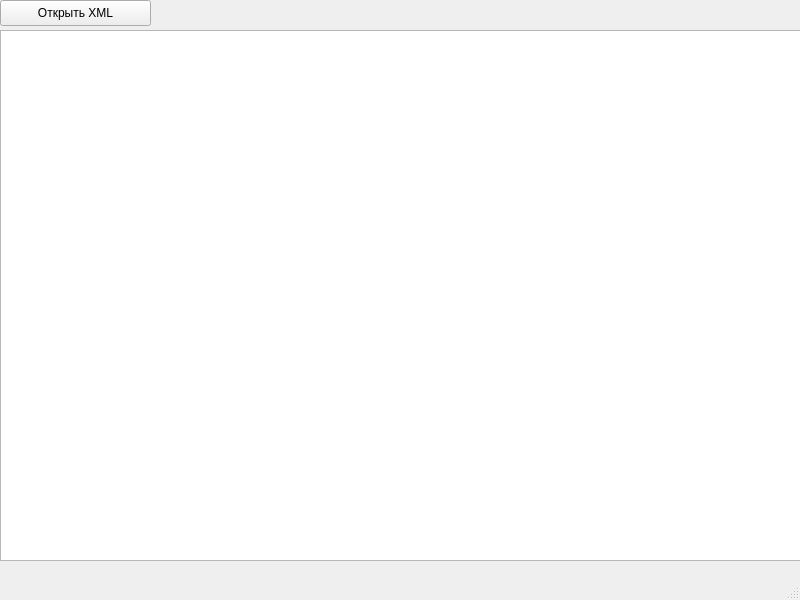
<?xml version="1.0" encoding="UTF-8"?>
<ui version="4.0">
 <class>MainWindow</class>
 <widget class="QMainWindow" name="MainWindow">
  <property name="geometry">
   <rect>
    <x>0</x>
    <y>0</y>
    <width>800</width>
    <height>600</height>
   </rect>
  </property>
  <property name="windowTitle">
   <string>MainWindow</string>
  </property>
  <widget class="QWidget" name="centralwidget">
   <widget class="QPushButton" name="openXmlButton">
    <property name="geometry">
     <rect>
      <x>0</x>
      <y>0</y>
      <width>151</width>
      <height>26</height>
     </rect>
    </property>
    <property name="text">
     <string>Открыть XML</string>
    </property>
   </widget>
   <widget class="QGraphicsView" name="graphicsView">
    <property name="geometry">
     <rect>
      <x>0</x>
      <y>30</y>
      <width>801</width>
      <height>531</height>
     </rect>
    </property>
   </widget>
  </widget>
  <widget class="QMenuBar" name="menubar">
   <property name="geometry">
    <rect>
     <x>0</x>
     <y>0</y>
     <width>800</width>
     <height>23</height>
    </rect>
   </property>
  </widget>
  <widget class="QStatusBar" name="statusbar"/>
 </widget>
 <resources/>
 <connections/>
</ui>
